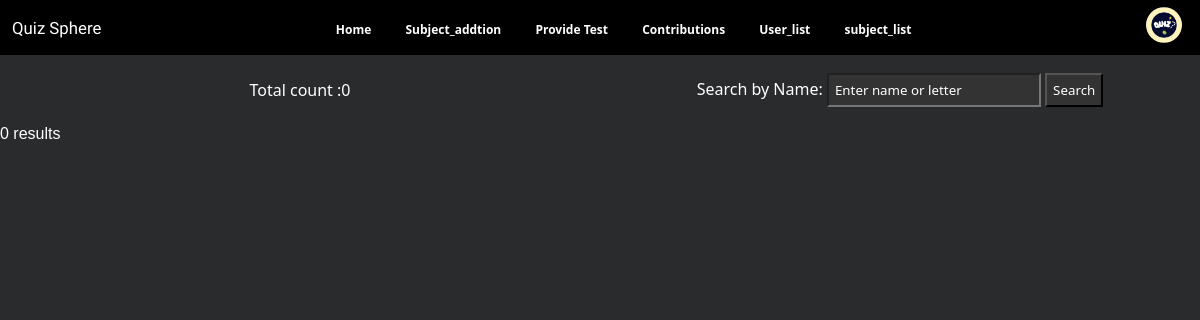
Before: /Admin_Allpages/subjectlist.php with the older database file.
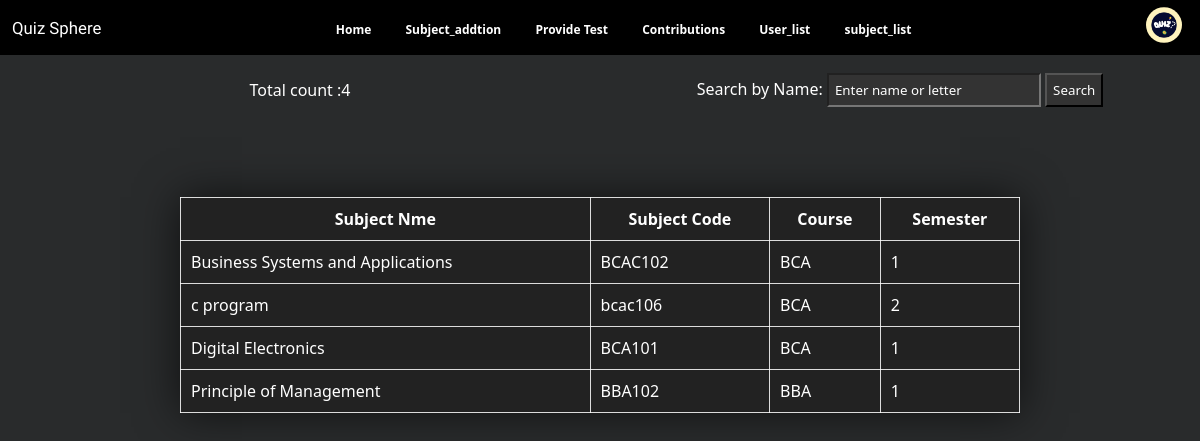
After: the same page with the newer database file.
### tables this page shows
CREATE TABLE `subjects` (
  `subject_id` int(11) NOT NULL,
  `subject_name` varchar(100) NOT NULL,
  `subject_code` varchar(10) NOT NULL,
  `course` varchar(100) NOT NULL,
  `semester` int(10) NOT NULL,
  `details` text DEFAULT NULL,
  `id_card` varchar(255) DEFAULT NULL,
  `submit_by` varchar(50) NOT NULL DEFAULT 'admin'
);

### Admin_Allpages/subjectlist.php (the view, shortened to what this page needs)
<!DOCTYPE html>
<html lang="en">
<head>
    <link rel="stylesheet" href="css/subjectlist.css">
    <link rel="stylesheet" href="../Navber/style.css">
</head>
<body>
    <?php
    include '../Navber/adminnav.php';
    ?>
    <?php
    include_once '../config.php';
    ?>
    <div class="containt">
        <div class="left">
            <?php
            $sql_count = "SELECT COUNT(subject_id) AS total_count FROM subjects";
            $result_count = $conn->query($sql_count);
            if ($result_count->num_rows > 0) {
                $row = $result_count->fetch_assoc();
                $total_count = $row['total_count'];
            } else {
                $total_count = 0;
            }
            echo "<label for='count'>Total count :" . $total_count . "</label>";
            ?>
        </div>
        <div class="right">
            <?php
            echo '<form method="GET" action="">
            <label for="search">Search by Name:</label>
            <input type="text" id="search" name="search" placeholder="Enter name or letter">
            <input type="submit" value="Search">
            </form>';
            $sql = "SELECT * FROM subjects";
            ?>
        </div>
    </div>
    <?php
    $sql .= " ORDER BY subject_name ASC";
    $result = $conn->query($sql);
    if ($result->num_rows > 0) {
        echo "<table border='1'>
        <br>
                   <br>
            <br>
            <br>
            <tr>
                <th>Subject Nme</th>
                <th>Subject Code</th>
                <th>Course</th>
                <th>Semester</th>
            </tr>";
        while ($row = $result->fetch_assoc()) {
            echo "<tr>
                <td>" . $row["subject_name"] . "</td>
                <td>" . $row["subject_code"] . "</td>
                <td>" . $row["course"] . "</td>
                <td>" . $row["semester"] . "</td>
              </tr>";
        }
        echo "</table>";
    } else {
        echo "0 results";
    }
    ?>
</body>
</html>

### Navber/adminnav.php (shortened to what this page needs)
<!DOCTYPE html>
<html lang="en">
<head>
    <link rel="stylesheet" href="style.css">
</head>
<body>
    <header class="header">
        <div class="logo">
            <p class="quiz">Quiz Sphere</p>
        </div>
        <nav class="nav">
            <a href="../Admin_Allpages/adminhome.php">Home</a>
            <a href="../Admin_Allpages/subjectaddition.php">Subject_addtion</a>
            <a href="../Admin_Allpages/questionformat.php">Provide Test</a>
            <a href="#">Contributions</a>
            <a href="../Admin_Allpages/studentlist.php">User_list</a>
            <a href="../Admin_Allpages/subjectlist.php">subject_list</a>
        </nav>
        <div class="profile">
            <img src="image/icon.jpg" alt="Profile Icon" class="profile-icon" onclick="togglePopup()">
        </div>
    </header>
</body>
</html>

### Admin_Allpages/css/subjectlist.css (style rules this page uses)
* { margin: 0; padding: 0; font: 1em; }
body { background-color: #333; color: #ffffff; }
table { margin: auto; padding: auto; border-collapse: collapse; background-color: #222; box-shadow: 0 0 40px rgba(0, 0, 0, 0.633); width: 70%; text-align: center; align-items: center; }
th { padding: 10px; text-align: center; }
td { padding: 10px; text-align: left; }
table, th, td { border: 1px solid rgba(255, 255, 255, 0.845); }

### Navber/style.css (style rules this page uses)
* { font-family: Arial, sans-serif; margin: 0; padding: 0; }
body { font-family: Arial, sans-serif; }
.quiz { font-family: "Leckerli One", cursive; color: rgb(255, 255, 255); font-size: 1.4vw; padding-left: 1vw; }
.header { display: flex; justify-content: space-between; align-items: center; background-color: #000000; position: relative; width: 100vw; }
.nav { flex: 2; text-align: center; }
.nav a { margin: 0 15px; text-decoration: none; color: rgb(255, 255, 255); font-size: 1vw; font-weight: bold; }
.profile { position: relative; }
.profile-icon { width: 3vw; cursor: pointer; margin-right: 1.5vw; border-radius: 50%; padding: 0.6vw 0vw; }

### Admin_Allpages/css/style.css (style rules this page uses)
* { margin: 0; padding: 0; font-family: system-ui, -apple-system, BlinkMacSystemFont, "Segoe UI", Roboto, Oxygen, Ubuntu, Cantarell, "Open Sans", "Helvetica Neue", sans-serif; }
body { background-color: #292b2c; color: #ffffff; }

### Admin_Allpages/subjectlist.php (style rules this page uses)
.containt { width: 100%; flex-direction: row; display: flex; margin: auto; align-items: center; text-align: center; justify-content: center; }
.left { margin: auto; align-items: center; width: 50%; text-align: center; justify-content: center; padding: 1.5vw; color: white; }
.right { margin: auto; align-items: center; width: 50%; text-align: center; justify-content: center; padding: 1.5vw; color: white; }
input { background-color: #333; padding: 0.5vw; color: white; }
::placeholder { background-image: #333; color: white; }

Changed rows visible on the page:
added subjects: subject_name "Business Systems and Applications", subject_code "BCAC102", course "BCA", semester "1"
added subjects: subject_name "c program", subject_code "bcac106", course "BCA", semester "2"
added subjects: subject_name "Digital Electronics", subject_code "BCA101", course "BCA", semester "1"
added subjects: subject_name "Principle of Management", subject_code "BBA102", course "BBA", semester "1"
Other visible differences:
$total_count: "0" → "4"
text no longer shown: "0 results"
text now shown: "Subject Nme Subject Code Course Semester"
